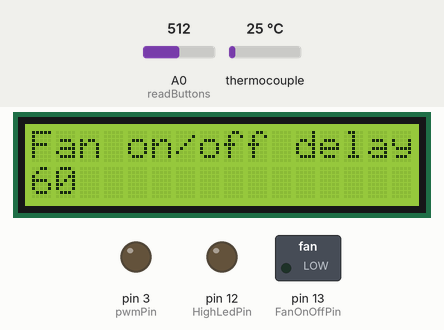
Bench run of a sketch on a simulated Arduino Uno, built with avr-gcc and run on an emulated ATmega328P. Shown: 16×2 character LCD, switched loads named in the sketch (green lamp = pin HIGH), output pins drawn as LEDs (lit = HIGH). Dashed ring = blinking. The test bench sets the inputs (shaded band); at power-on: thermocouple 25 °C, A0 (readButtons) = 512. EEPROM starts erased.

Above: at 2.2 s.
2.3 s: thermocouple set to 32 °C
At 6.54 s:
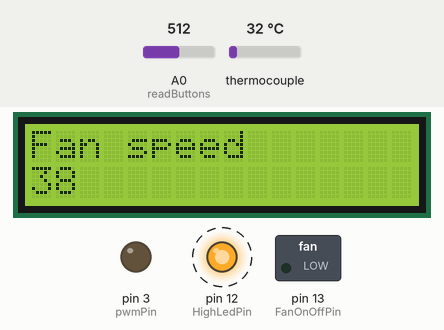
8.9 s: A0 (readButtons) set to 463
16.7 s: A0 (readButtons) set to 441
At 17.43 s:
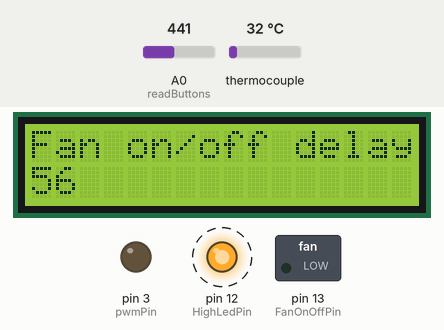
18.2 s: thermocouple set to 6 °C
At 24.21 s:
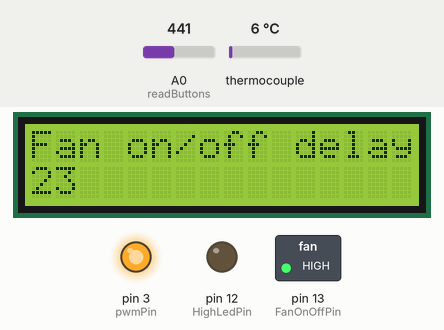
26.2 s: A0 (readButtons) set to 460
At 26.67 s:
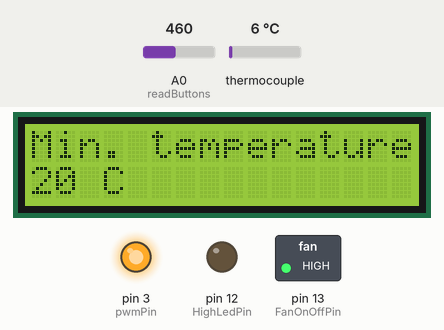
28.4 s: thermocouple set to 75 °C
At 32.01 s:
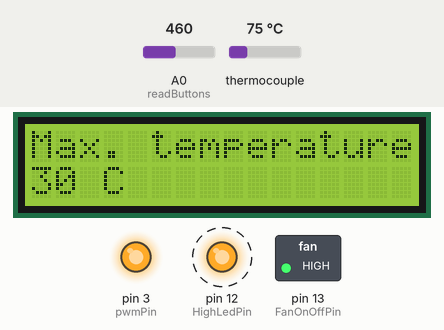
Timing chart, 0 to 35.6 s (numbered marks = the images above; inputs shaded):
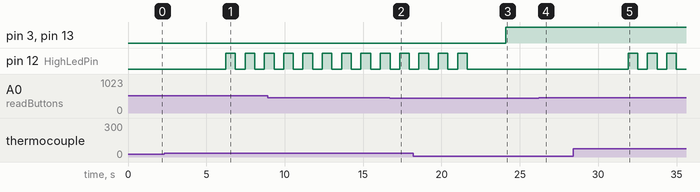

Measured:
- the behaviour switches between 30 and 31 °C on thermocouple (found by bisection; images 0 and 1)
- the behaviour switches between 450 and 449 on A0 (readButtons) (found by bisection; images 1 and 2)
- after the input at 2.3 s, pin 12 (HighLedPin): alternates HIGH for 0.62 s and LOW for 0.62 s, starting after 3.9 s
- after the input at 18.2 s, pin 3 (pwmPin), pin 13 (FanOnOffPin): LOW → HIGH after 5.9 s; pin 12 (HighLedPin): goes on until 21.6 s, then stays LOW
- after the input at 26.2 s, pin 3 (pwmPin), pin 13 (FanOnOffPin): stays HIGH (without the input it goes to LOW after 2.0 s); the display: first changes after 0.16 s (image 4 shows a later state)
- after the input at 28.4 s, pin 12 (HighLedPin): alternates HIGH for 0.62 s and LOW for 0.62 s, starting after 3.5 s

The sketch:

TemperatureController.ino
```cpp
#include <LiquidCrystal.h>
#include <Adafruit_MAX31855.h>
#include <EEPROM.h>
#include <SPI.h>

// EEPROM
int addrInitialized = 0;			// EEPROM address for storing the initialized parameter
int addrMaxTemp = 1;				// EEPROM address for storing the maxTemp value
int addrMinTemp = 2;				// EEPROM address for storing the minTemp value
int addrFanSpeed = 3;				// EEPROM address for storing the fanSpeed value
int addrFanOnOffDelay = 4;			// EEPROM address for storing the fan on/off delay
const byte eepromInitialized = 1;	// constant for determining if the the EEPROM has been initialized

// LCD
LiquidCrystal lcd(8, 9, 4, 5, 6, 7);

// Pin 3 PWM at 25 kHz
#define TOP_OVERFLOW_VALUE 79	// Top overflow value

// panel and buttons
#define btnRIGHT  0		// Value of button RIGHT
#define btnUP     1		// Value of button UP
#define btnDOWN   2		// Value of button DOWN
#define btnLEFT   3		// Value of button lEFT
#define btnSELECT 4		// Value of button SELECT (Save)
#define btnNONE   5		// Value when no button was clicked

// pins
#define FanOnOffPin 13	// Fan pin
#define	HighLedPin 12	// LED pin for HIGH temp
#define	pwmPin 3		// PWM pin for controling the fan speed
#define MAXDO   0		// DO pin of Adafruit_MAX31855
#define MAXCS   2		// CS pin of Adafruit_MAX31855
#define MAXCLK  11		// CLK pin of Adafruit_MAX31855

// menu options
#define MAIN_MENU 0			// Main menu or overview
#define SET_MAX_MENU 1		// adjust maximum temperature
#define SET_MIN_MENU 2		// adjust minimum temperature
#define SET_FAN_MENU 3		// adjust fan speed
#define SET_DELAY_MENU 4	// fan on/off delay menu

// temperature status
#define IN_RANGE 0
#define TOO_HIGH 1
#define TOO_LOW 2

// Thermocouple
Adafruit_MAX31855 thermocouple(MAXCLK, MAXCS, MAXDO);

// Temperature, Fan, Menu and LED variables
bool fanIsOn = 0;						// 0 == off and 1 == on
byte maxTemp = 30;						// the maximum temperature
byte minTemp = 20;						// the minimum temperature
byte highTempLedPinState = LOW;			// for storing the high temp LED state (on/off)
byte selectedMenuOption = MAIN_MENU;	// the currrent selected menu
byte fanDisplaySpeed = 50;				// fan speed value for the display (0-50)
byte fanDelay = 60;						// Fan on/off delay in seconds
double lastKnownTemp = 0;				// for storing the last known temperatur
int currentTemp;						// for storing the current temperature
byte pwmValue = 79;						// value 0-79 adjust fan duty cycle
unsigned long lastTempReadTime;			// for storing the time that the temperature was read
unsigned long lastBlinkTime;			// for storing the time that the LED state (on/off) changed
unsigned long lastSaveBtnClickTime;		// for storing the time that the save (SELECT) button was clicked
unsigned long lastFanOnOffTime;			// for storing the time that the fan was turned on or off

// intervals and other constants
const unsigned long tempReadInterval = 5000;	// 5 seconds
const unsigned long blinkInterval = 500;		// 0.5 seconds
const unsigned long saveTimeInterval = 5000;	// 5 seconds
const unsigned int pwmMinValue = 0;				// minimum value for pwmValue, must be between 0-79
const byte fanDisplaySpeedMax = 38;				// Max value for fan speed (max = 79)

/// <summary>
/// SETUP
/// </summary>
void setup()
{
	// Initialize the EEPROM if not initialized
	if (EEPROM.read(addrInitialized) != eepromInitialized)
	{
		EEPROM.update(addrInitialized, eepromInitialized);
		SaveSettings();
	}

	// Read min en max from the EEPROM
	maxTemp = EEPROM.read(addrMaxTemp);
	minTemp = EEPROM.read(addrMinTemp);
	fanDisplaySpeed = EEPROM.read(addrFanSpeed);
	fanDelay = EEPROM.read(addrFanOnOffDelay);
	// check if the stored fan display speed value is too large and correct if necessary
	if (fanDisplaySpeed > fanDisplaySpeedMax)
	{
		fanDisplaySpeed = fanDisplaySpeedMax;
		SaveSettings();
	}

	// Set pins
	pinMode(FanOnOffPin, OUTPUT);
	pinMode(HighLedPin, OUTPUT);
	pinMode(pwmPin, OUTPUT);

	// Initialize pin 3 PWM at 25kHz
	pwm25kHzBegin();

	// Initialize LCD
	lcd.begin(16, 2);

	// Wait for MAX chip to stabilize
	lcd.setCursor(0, 1);
	lcd.print("Initializing");
	lcd.setCursor(0, 0);
	lcd.print("sensor");
	delay(1000);

	// Initialize thermocouple
	if (!thermocouple.begin())
	{
		lcd.clear();
		lcd.setCursor(0, 0);
		lcd.print("SENSOR ERROR");
		while (1) delay(10);
	}

	// read temp and start show the menu
	ReadTemperature();
	lastKnownTemp = currentTemp;
	PrintCorrectMenu();
}

/// <summary>
/// MAIN LOOP
/// </summary>
void loop()
{
	switch (readButtons())
	{
	case btnRIGHT:	// goto to next menu
	{
		if (selectedMenuOption == SET_DELAY_MENU)
			selectedMenuOption = MAIN_MENU;
		else
			selectedMenuOption++;
		PrintCorrectMenu();
		delay(200);
		break;
	}
	case btnLEFT:	// goto to previous menu
	{
		if (selectedMenuOption == MAIN_MENU)
			selectedMenuOption = SET_DELAY_MENU;
		else
			selectedMenuOption--;
		PrintCorrectMenu();
		delay(200);
		break;
	}
	case btnUP:		// change selected parameter up
	{
		UpdateSetting(btnUP);
		PrintCorrectMenu();
		delay(200);
		break;
	}
	case btnDOWN:	// change selected parameter down
	{
		UpdateSetting(btnDOWN);
		PrintCorrectMenu();
		delay(200);
		break;
	}
	case btnSELECT:	// Save button
	{
		delay(200);
		PrintSaveSettingMenu();
		lastSaveBtnClickTime = millis();
		while (millis() - lastSaveBtnClickTime < saveTimeInterval)
		{
			if (readButtons() == btnSELECT)
			{
				SaveSettings();
				break;
			}
		}
		PrintCorrectMenu();
		delay(200);
		break;
	}
	}

	// read temperature once each 5000 milliseconds
	if (millis() - lastTempReadTime >= tempReadInterval)
	{
		ReadTemperature();
		if (currentTemp != lastKnownTemp)
		{
			lastKnownTemp = currentTemp;
			if (selectedMenuOption == MAIN_MENU)
				UpdateMainMenuCurrentTemp();
		}
	}

	switch (GetTemperatureStatus())
	{
	case TOO_HIGH:
		BlinkHighTempLed();
		break;
	case TOO_LOW:
		if (!fanIsOn && (millis() - lastFanOnOffTime >= (fanDelay * 1000)))
			TurnFanOn();
		else if (fanIsOn && (millis() - lastFanOnOffTime >= (fanDelay * 1000)))
			TurnFanOff();
		if (highTempLedPinState == HIGH)
			StopBlinking();
		break;
	case IN_RANGE:
		if (fanIsOn)
			TurnFanOff();
		if (highTempLedPinState == HIGH)
			StopBlinking();
		break;
	}
}

byte GetTemperatureStatus()
{
	if (currentTemp > maxTemp)  return TOO_HIGH;
	if (currentTemp < minTemp)  return TOO_LOW;
	return IN_RANGE;
}

/// <summary>
/// Saves the minTemp, maxTemp and fanSpeed settings to the EEPROM
/// </summary>
void SaveSettings()
{
	EEPROM.update(addrMaxTemp, maxTemp);
	EEPROM.update(addrMinTemp, minTemp);
	EEPROM.update(addrFanSpeed, fanDisplaySpeed);
	EEPROM.update(addrFanOnOffDelay, fanDelay);
}

/// <summary>
/// Updates the values of the minTemp, maxTemp or fanSpeed setting
/// </summary>
/// <param name="btnPressed"></param>
void UpdateSetting(int btnPressed)
{
	switch (selectedMenuOption)
	{
	case SET_MAX_MENU:
	{
		if (btnPressed == btnDOWN)
			maxTemp--;
		if (btnPressed == btnUP)
			maxTemp++;
		break;
	}
	case SET_MIN_MENU:
	{
		if (btnPressed == btnDOWN)
			minTemp--;
		if (btnPressed == btnUP)
			minTemp++;
		break;
	}
	case SET_FAN_MENU:
	{
		if (btnPressed == btnDOWN)
		{
			if (fanDisplaySpeed == 0)
				fanDisplaySpeed = fanDisplaySpeedMax;
			else
				fanDisplaySpeed--;
		}
		if (btnPressed == btnUP)
		{
			if (fanDisplaySpeed == fanDisplaySpeedMax)
				fanDisplaySpeed = 0;
			else
				fanDisplaySpeed++;
		}
		SetFanSpeed();
		break;
	}
	case SET_DELAY_MENU:
	{
		if (btnPressed == btnDOWN)
			fanDelay--;
		if (btnPressed == btnUP)
			fanDelay++;
		break;
	}
	}
}

/// <summary>
/// Turns off all LEDs
/// </summary>
void StopBlinking()
{
	digitalWrite(HighLedPin, LOW);
	highTempLedPinState = LOW;
}

/// <summary>
/// Blinks the High Temperature LED on the set interval
/// </summary>
void BlinkHighTempLed()
{
	if (millis() - lastBlinkTime < blinkInterval)
		return;

	if (highTempLedPinState == LOW)
	{
		digitalWrite(HighLedPin, HIGH);
		highTempLedPinState = HIGH;
	}
	else
	{
		digitalWrite(HighLedPin, LOW);
		highTempLedPinState = LOW;
	}
	lastBlinkTime = millis();
}

/// <summary>
/// turns the fan on and updates the LCD
/// </summary>
void TurnFanOn()
{
	digitalWrite(FanOnOffPin, HIGH);
	SetFanSpeed();
	fanIsOn = true;
	if (selectedMenuOption == MAIN_MENU)
	{
		UpdateMainMenuFanState();
		UpdateMainMenuLowTempIndication();
	}
	lastFanOnOffTime = millis();
}

/// <summary>
/// turns the fan off and updates the LCD
/// </summary>
void TurnFanOff()
{
	pwmDuty(0);
	digitalWrite(FanOnOffPin, LOW);
	fanIsOn = false;
	if (selectedMenuOption == MAIN_MENU)
	{
		UpdateMainMenuFanState();
		UpdateMainMenuLowTempIndication();
	}
	lastFanOnOffTime = millis();
}

/// <summary>
/// Begin 25 kHz PWM at pint 3
/// </summary>
void pwm25kHzBegin()
{
	TCCR2A = 0;                             // TC2 Control Register A
	TCCR2B = 0;                             // TC2 Control Register B
	TIMSK2 = 0;                             // TC2 Interrupt Mask Register
	TIFR2 = 0;                              // TC2 Interrupt Flag Register
	TCCR2A |= (1 << COM2B1) | (1 << WGM21) | (1 << WGM20);  // OC2B cleared/set on match when up/down counting, fast PWM
	TCCR2B |= (1 << WGM22) | (1 << CS21);	// prescaler 8
	OCR2A = TOP_OVERFLOW_VALUE;				// TOP overflow value (Hz)
	OCR2B = 0;
}

/// <summary>
/// Sets the fan speed (PWM duty cycle on pin 3) based on the fanDisplaySpeed
/// </summary>
void SetFanSpeed()
{
	if (fanDisplaySpeed == 0)
		pwmValue = pwmMinValue;
	else if (fanDisplaySpeed == fanDisplaySpeedMax)
		pwmValue = TOP_OVERFLOW_VALUE;
	else
	{
		int pwmStepSize = (TOP_OVERFLOW_VALUE - pwmMinValue) / fanDisplaySpeedMax;
		pwmValue = fanDisplaySpeed * pwmStepSize;
	}

	if (pwmValue > TOP_OVERFLOW_VALUE)
		pwmValue = TOP_OVERFLOW_VALUE;

	// Set PWM Width (duty)
	pwmDuty(pwmValue);
}

/// <summary>
/// Set PWM Width (duty 0-79)
/// </summary>
/// <param name="ocrb"></param>
void pwmDuty(byte ocrb)
{
	OCR2B = ocrb;
}

/// <summary>
/// Reads and stores the current temperature
/// </summary>
void ReadTemperature()
{
	double c = thermocouple.readCelsius();
	currentTemp = round(c);
	lastTempReadTime = millis();
}

/// <summary>
/// Prints the correct based on the selectedMenuOption value
/// </summary>
void PrintCorrectMenu()
{
	switch (selectedMenuOption)
	{
	case MAIN_MENU:
	{
		PrintMainMenu();
		break;
	}
	case SET_MAX_MENU:
	{
		PrintMaxTempMenu();
		break;
	}
	case SET_MIN_MENU:
	{
		PrintMinTempMenu();
		break;
	}
	case SET_FAN_MENU:
	{
		PrintFanSpeedMenu();
		break;
	}
	case SET_DELAY_MENU:
	{
		PrintFanDelayMenu();
		break;
	}
	}
}

/// <summary>
/// Prints the Main Menu to the LCD
/// </summary>
void PrintMainMenu()
{
	lcd.clear();
	// print max temp
	lcd.setCursor(0, 0);
	lcd.print("MaxT=");
	if (maxTemp < 100)
		lcd.print(" ");
	lcd.print(maxTemp);
	lcd.print("C");

	// print current temp
	lcd.setCursor(10, 0);
	lcd.print("T=");
	UpdateMainMenuCurrentTemp();
	lcd.print("C");

	// print min temp
	lcd.setCursor(0, 1);
	lcd.print("MinT=");
	if (minTemp < 100)
		lcd.print(" ");
	lcd.print(minTemp);
	lcd.print("C");

	// print fan state (on/off)
	lcd.setCursor(10, 1);
	lcd.print("F=");
	UpdateMainMenuFanState();
}

/// <summary>
/// Updates just the current temperature in the main menu
/// </summary>
void UpdateMainMenuCurrentTemp()
{
	lcd.setCursor(12, 0);
	if (currentTemp < 100)
		lcd.print(" ");
	lcd.print(currentTemp);
}

/// <summary>
/// Updates just the fan state (on/off) in the main menu
/// </summary>
void UpdateMainMenuFanState()
{
	lcd.setCursor(12, 1);
	if (fanIsOn)
	{
		lcd.print("ON");
		lcd.print(" ");
	}
	else
	{
		lcd.print("OFF");
	}
}

/// <summary>
/// Updates just the fan state (on/off) in the main menu
/// </summary>
void UpdateMainMenuLowTempIndication()
{
	lcd.setCursor(15, 1);
	if (currentTemp < minTemp)
	{
		lcd.print("!");
	}
	else
	{
		lcd.print("!");
	}
}

/// <summary>
/// prints the "Max temperature" menu to the LCD
/// </summary>
void PrintMaxTempMenu()
{
	lcd.clear();
	lcd.setCursor(0, 0);
	lcd.print("Max. temperature");
	lcd.setCursor(0, 1);
	lcd.print(maxTemp);
	lcd.print(" C");
	if (maxTemp < 100)
		lcd.print(" ");
}

/// <summary>
/// prints the "Min temperature" menu to the LCD
/// </summary>
void PrintMinTempMenu()
{
	lcd.clear();
	lcd.setCursor(0, 0);
	lcd.print("Min. temperature");
	lcd.setCursor(0, 1);
	lcd.print(minTemp);
	lcd.print(" C");
	if (minTemp < 100)
		lcd.print(" ");
}

/// <summary>
/// prints the "Fan Speed" menu to the LCD
/// </summary>
void PrintFanSpeedMenu()
{
	lcd.clear();
	lcd.setCursor(0, 0);
	lcd.print("Fan speed");
	lcd.setCursor(0, 1);
	lcd.print(fanDisplaySpeed);
	if (fanDisplaySpeed < 100)
		lcd.print(" ");
}

/// <summary>
/// prints the "Fan Speed" menu to the LCD
/// </summary>
void PrintFanDelayMenu()
{
	lcd.clear();
	lcd.setCursor(0, 0);
	lcd.print("Fan on/off delay");
	lcd.setCursor(0, 1);
	lcd.print(fanDelay);
	if (fanDelay < 100)
		lcd.print(" ");
}

/// <summary>
/// prints the "Save settings" menu to the LCD
/// </summary>
void PrintSaveSettingMenu()
{
	lcd.clear();
	lcd.setCursor(0, 0);
	lcd.print("Press again to");
	lcd.setCursor(0, 1);
	lcd.print("save");
}

/// <summary>
/// Reads the buttons and returns the pressed button
/// </summary>
/// <returns>button pressed</returns>
int readButtons()
{
	int input = analogRead(A0);

	if (input > 1000) return btnNONE;
	if (input < 50)   return btnRIGHT;
	if (input < 250)  return btnUP;
	if (input < 450)  return btnDOWN;
	if (input < 650)  return btnLEFT;
	if (input < 850)  return btnSELECT;
	return btnNONE;
}
```
